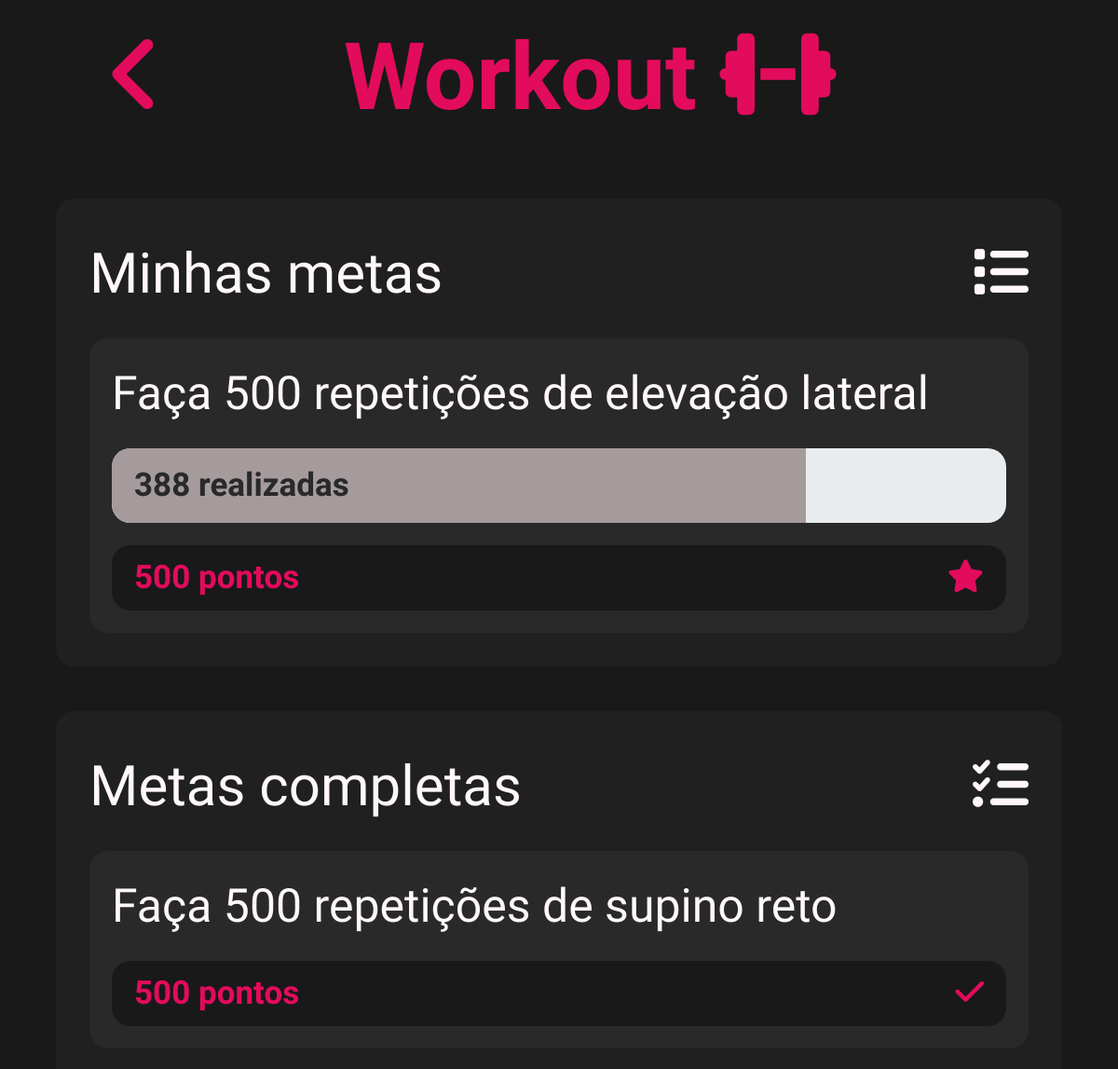
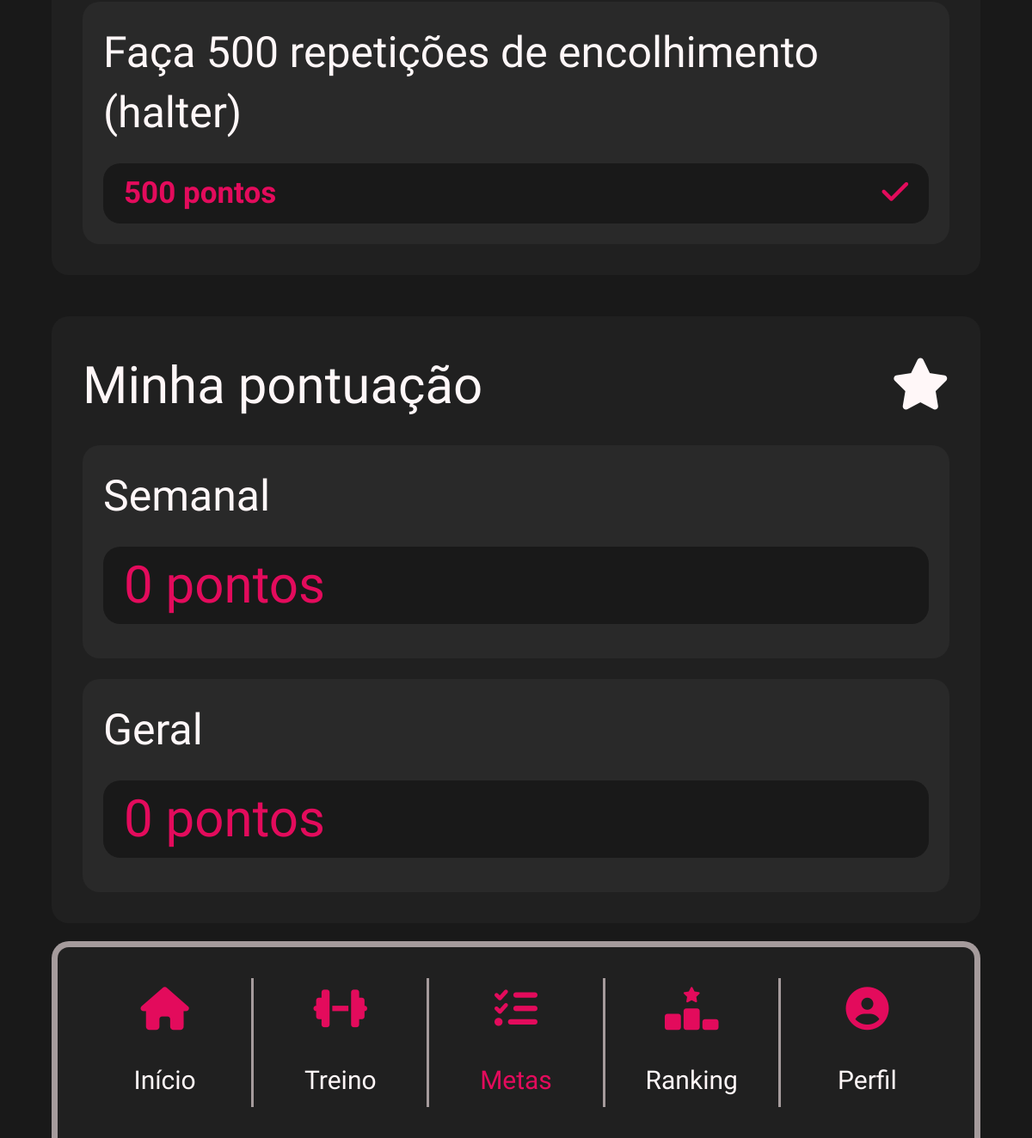
/minhasMetas.php (signed in), run on the app's committed database (2 pictures, top to bottom).
### tables this page shows
CREATE TABLE `metas_usuarios` (
  `id_metas_usuarios` int(11) NOT NULL,
  `_id_usuarios` int(11) NOT NULL,
  `_id_metas` int(11) NOT NULL,
  `completo` varchar(10) NOT NULL,
  `quantidade_concluida` int(10) NOT NULL
);

CREATE TABLE `metas` (
  `id_metas` int(11) NOT NULL,
  `nome` varchar(50) NOT NULL,
  `descricao` varchar(300) NOT NULL,
  `pontos` int(11) NOT NULL,
  `_id_exercicio` int(10) NOT NULL,
  `quantidade` int(10) NOT NULL,
  `ativo` varchar(10) NOT NULL
);

CREATE TABLE `usuarios` (
  `id_usuarios` int(11) NOT NULL,
  `nome` varchar(100) NOT NULL,
  `email` varchar(50) NOT NULL,
  `cpf` varchar(14) NOT NULL,
  `nascimento` varchar(10) NOT NULL,
  `senha` varchar(500) NOT NULL,
  `plano` varchar(100) NOT NULL,
  `numero_cartao` varchar(19) NOT NULL,
  `titular_cartao` varchar(100) NOT NULL,
  `vencimento` varchar(7) NOT NULL,
  `cvv` varchar(3) NOT NULL,
  `cpf_titular` varchar(14) NOT NULL,
  `objetivo` varchar(20) NOT NULL,
  `_id_ultima_ficha` int(11) NOT NULL,
  `foto_perfil` longtext NOT NULL,
  `ultima_ficha_completa` int(1) NOT NULL,
  `pontuacao_semanal` int(10) NOT NULL,
  `pontuacao_geral` int(10) NOT NULL
);

### minhasMetas.php (the view, shortened to what this page needs)
<?php
include("./navbar.php");
include("./mysql/conexao.php");
$sql = "SELECT
            pontuacao_semanal,
            pontuacao_geral
        FROM
            usuarios
        WHERE
            cpf = '" . $_SESSION["cpf"] . "'";
$pontuacaoSemanal = mysqli_fetch_assoc(mysqli_query($mysqli, $sql))["pontuacao_semanal"] . " pontos";
$pontuacaoGeral = mysqli_fetch_assoc(mysqli_query($mysqli, $sql))["pontuacao_geral"] . " pontos";
$sql = "SELECT
            metas_usuarios.completo as completo,
            metas.nome as nome,
            metas.descricao as descricao,
            metas.pontos as pontos,
            metas.quantidade as quantidade,
            metas_usuarios.quantidade_concluida as quantidadeConcluida
        FROM
            metas_usuarios
        JOIN
                usuarios
            on
                usuarios.id_usuarios = metas_usuarios._id_usuarios
        JOIN
                metas
            on
                metas.id_metas = metas_usuarios._id_metas
        WHERE
            usuarios.cpf = '" . $_SESSION["cpf"] . "'
        AND
            metas_usuarios.completo = 'true'";
$result = $mysqli->query($sql);
$htmlMetasCompletas = '';
if ($result->num_rows > 0) {
    while ($row = $result->fetch_assoc()) {
        $htmlMetasCompletas .= ' <div class="row mt-4 bg-medium-gray p-4 br-20" style="--bs-gutter-x: none;">
                                    <div class="col-12 br-20">
                                        <p class="color-white fs-medium fw-500 mb-0" style="line-height: 70px;">' . $row["descricao"] . '</p>
                                    </div>
                                    <div class="col-12 bg-black br-20 mt-4 d-flex justify-content-between">
                                        <span class="color-pink ps-4 fs-small fw-700 mb-0" style="line-height: 70px;">' . $row["pontos"] . ' pontos </span>
                                        <span class="color-pink pe-4 fs-small" style="align-self: center;"><i class="fa-solid fa-check"></i></span>
                                    </div>
                                </div>';
    }
} else {
    $htmlMetasCompletas .= ' <div class="row mt-4 bg-medium-gray p-4 br-20" style="--bs-gutter-x: none;">
                                <div class="col-12 br-20">
                                    <p class="color-white fs-medium fw-500 mb-0" style="line-height: 70px;">Nenhuma meta encontrada</p>
                                </div>
                            </div>';
}
$sql = "SELECT
            metas_usuarios.completo as completo,
            metas.nome as nome,
            metas.descricao as descricao,
            metas.pontos as pontos,
            metas.quantidade as quantidade,
            metas_usuarios.quantidade_concluida as quantidadeConcluida
        FROM
            metas_usuarios
        JOIN
                usuarios
            on
                usuarios.id_usuarios = metas_usuarios._id_usuarios
        JOIN
                metas
            on
                metas.id_metas = metas_usuarios._id_metas
        WHERE
            usuarios.cpf = '" . $_SESSION["cpf"] . "'
        AND
            metas_usuarios.completo = 'false'";
$result = $mysqli->query($sql);
$htmlMetasIncompletas = '';
if ($result->num_rows > 0) {
    while ($row = $result->fetch_assoc()) {
        $htmlMetasIncompletas .= ' <div class="row mt-4 bg-medium-gray p-4 br-20" style="--bs-gutter-x: none;">
                                        <div class="col-12 br-20">
                                            <p class="color-white fs-medium fw-500 mb-0" style="line-height: 70px;">' . $row["descricao"] . '</p>
                                        </div>
                                        <div class="col-12 progress br-20 mt-4" style="height: 80px;">
                                             <div class="progress-bar bg-light-gray text-start" role="progressbar" style="width: ' . ($row["quantidadeConcluida"] * 100) / $row["quantidade"] . '%;" aria-valuenow="25" aria-valuemin="0" aria-valuemax="100">
                                                 <span class="color-medium-gray ms-4 fs-small fw-800" style="position: absolute;">' . $row["quantidadeConcluida"] . ' realizadas</span>
                                             </div>
                                         </div>
                                        <div class="col-12 bg-black br-20 mt-4 d-flex justify-content-between">
                                            <span class="color-pink ps-4 fs-small fw-700 mb-0" style="line-height: 70px;">' . $row["pontos"] . ' pontos </span>
                                            <span class="color-pink pe-4 fs-small" style="align-self: center;"><i class="fa-solid fa-star"></i></span>
                                        </div>
                                    </div>';
    }
}
?>
<!DOCTYPE html>
<html lang="pt-br">
<head>
    <?php include('./head.php') ?>
<body class="bg-black" id="body">
    <div class="entire-screen">
        <div class="container" style="max-width: 100% !important;">
            <div class="row pt-4 pb-4 bg-black">
                <div class="col text-center">
                    <i class="fa-solid fa-angle-left back-button" onclick="load('home.php');"></i>
                    <span class="logo-font" style="color: #e30b5c; font-weight: bold; font-size: 100px; line-height: normal;">Workout
                        <i class="fa-solid fa-dumbbell"></i></span>
                </div>
            </div>
        </div>
        <div class="container mt-5 bg-gray br-20" style="padding: 3%;">
            <div class="row">
                <div class="col-12 color-white fs-large d-flex justify-content-between">
                    <span>Minhas metas</span>
                    <span><i class="fa-solid fa-list" style="align-self: center;"></i></span>
                </div>
            </div>
            <?= $htmlMetasIncompletas; ?>
        </div>
        <div class="container mt-5 bg-gray br-20" style="padding: 3%;">
            <div class="row">
                <div class="col-12 color-white fs-large d-flex justify-content-between">
                    <span>Metas completas</span>
                    <span><i class="fa-solid fa-list-check" style="align-self: center;"></i></span>
                </div>
            </div>
            <?= $htmlMetasCompletas; ?>
        </div>
        <div class="container mt-5 bg-gray br-20" style="padding: 3%;">
            <div class="row">
                <div class="col-12 color-white fs-large d-flex justify-content-between">
                    <span>Minha pontuação</span>
                    <span style="align-self: center;"><i class="fa-solid fa-star" style="align-self: center;"></i></span>
                </div>
            </div>
            <div class="row mt-4 bg-medium-gray p-4 br-20" style="--bs-gutter-x: none;">
                <div class="col-12 br-20">
                    <p class="color-white fs-medium fw-500 mb-0" style="line-height: 70px;">Semanal</p>
                </div>
                <div class="col-12 ps-4 bg-black br-20 mt-4 fs-large color-pink mb-3">
                    <span><?= $pontuacaoSemanal; ?></span>
                </div>
            </div>
            <div class="row mt-4 bg-medium-gray p-4 br-20" style="--bs-gutter-x: none;">
                <div class="col-12 br-20">
                    <p class="color-white fs-medium fw-500 mb-0" style="line-height: 70px;">Geral</p>
                </div>
                <div class="col-12 ps-4 bg-black br-20 mt-4 fs-large color-pink mb-3">
                    <span><?= $pontuacaoGeral; ?></span>
                </div>
            </div>
        </div>
        <div class="spacer"></div>
        <?= navbar($_SERVER['REQUEST_URI']); ?>
    </div>
</body>
</html>

### style/styles.css (style rules this page uses)
.color-white { color: #fff7f8 !important; }
.color-pink { color: #e30b5c !important; }
.color-medium-gray { color: #292929 !important; }
.bg-gray { background-color: #202020 !important; }
.bg-medium-gray { background-color: #292929 !important; }
.bg-light-gray { background-color: #a59b9c !important; }
.bg-black { background-color: #191919 !important; }
body { margin: 0px !important; font-family: 'Raleway', sans-serif; }
.back-button { color: #e30b5c; font-size: 100px; position: relative; top: 0%; left: -16%; }
.logo-font { font-family: 'Source Sans Pro', sans-serif; }
.entire-screen { width: 100vw; height: 100vh; }
.container { max-width: 90% !important; }
.br-20 { border-radius: 20px; }
.fs-large { font-size: 60px; }
.fs-medium { font-size: 50px; }
.fs-small { font-size: 35px; }
.fw-500 { font-weight: 500; }
.fw-700 { font-weight: 700; }
.fw-800 { font-weight: 800; }
.spacer { height: 250px; }

### data on the page
metas_usuarios: _id_metas.descricao "Faça 500 repetições de elevação lateral", quantidade_concluida "388", _id_metas.pontos "500"
metas_usuarios: _id_metas.descricao "Faça 500 repetições de supino reto", _id_metas.pontos "500"
metas_usuarios: _id_metas.descricao "Faça 500 repetições de encolhimento (halter)", _id_metas.pontos "500"
usuarios: pontuacao_semanal "0 pontos", pontuacao_geral "0 pontos"
